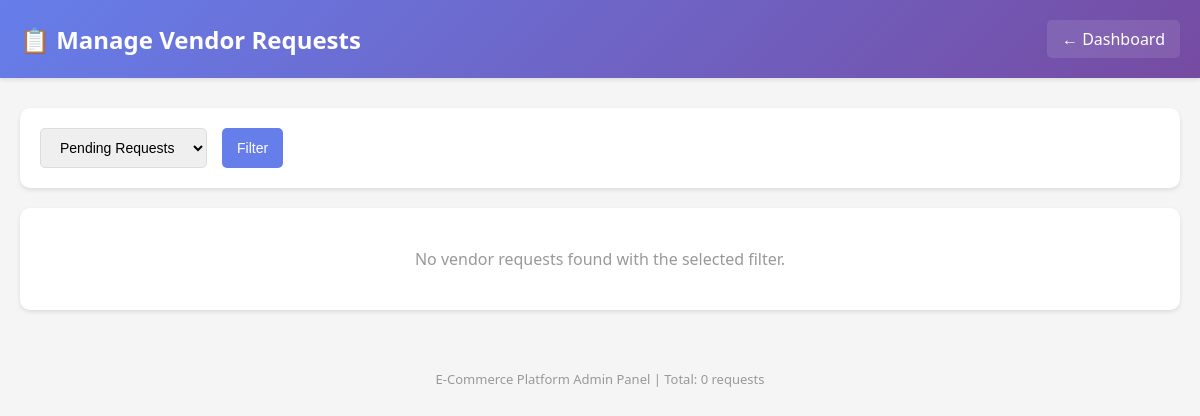
The page /superAdmin/vendor-requests/ (signed in) on the database as committed earlier.
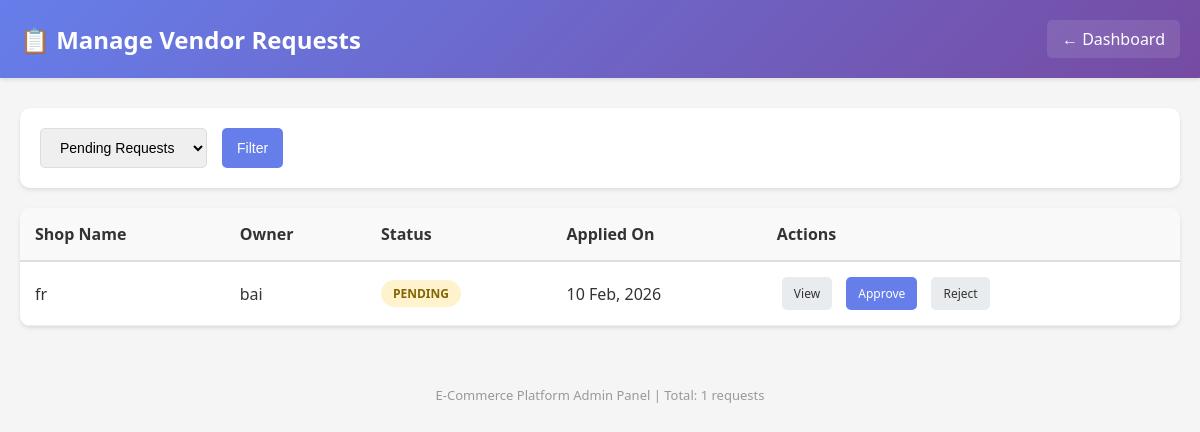
The same page on the database as committed later.
### vendor/models.py (models this page shows, shortened)
class VendorProfile(models.Model):
    BUSINESS_CHOICES = [
        ('retail', 'Retail'),
        ('wholesale', 'Wholesale'),
        ('manufacturer', 'Manufacturer'),
        ('service', 'Service'),
    ]
    ID_PROOF_CHOICES = [
        ('gst', 'GST'),
        ('pan', 'PAN'),
    ]
    APPROVAL_STATUS_CHOICES = [
        ('pending', 'Pending'),
        ('approved', 'Approved'),
        ('rejected', 'Rejected'),
    ]
    user = models.OneToOneField(settings.AUTH_USER_MODEL, on_delete=models.CASCADE, related_name='vendor_profile')
    shop_name = models.CharField(max_length=100)
    shop_description = models.TextField()
    address = models.TextField()
    business_type = models.CharField(max_length=20, choices=BUSINESS_CHOICES)
    id_type = models.CharField(max_length=10, choices=ID_PROOF_CHOICES, blank=True, null=True)
    id_number = models.CharField(max_length=50, blank=True, null=True)
    id_proof_file = models.FileField(upload_to='vendor_docs/', blank=True, null=True)
    gst_number = models.CharField(max_length=15, blank=True, null=True)
    pan_number = models.CharField(max_length=10, blank=True, null=True)
    pan_name = models.CharField(max_length=100, blank=True, null=True)
    pan_card_file = models.FileField(upload_to='pan_cards/', blank=True, null=True)
    approval_status = models.CharField(max_length=20, choices=APPROVAL_STATUS_CHOICES, default='pending')
    rejection_reason = models.TextField(blank=True, null=True)
    created_at = models.DateTimeField(default=timezone.now)
    updated_at = models.DateTimeField(auto_now=True)
    is_blocked = models.BooleanField(default=False)
    blocked_reason = models.TextField(blank=True, null=True)
    bank_holder_name = models.CharField(max_length=100, blank=True, null=True)
    bank_account_number = models.CharField(max_length=20, blank=True, null=True)
    bank_ifsc_code = models.CharField(max_length=11, blank=True, null=True)
    shipping_fee = models.DecimalField(max_digits=10, decimal_places=2, default=0.00)
    class Meta:
        ordering = ['-created_at']

### user/models.py (models this page shows, shortened)
class AuthUser(AbstractUser):
    email = models.EmailField(unique=True)
    username = models.CharField(max_length=150, unique=False)
    USERNAME_FIELD = 'email'
    REQUIRED_FIELDS = ['username']
    ROLE_CHOICES = [
        ('customer', 'Customer'),
        ('vendor', 'Vendor'),
    ]
    role = models.CharField(max_length=20, choices=ROLE_CHOICES, default='customer')

### superAdmin/views.py (the view)
    def wrapper(request, *args, **kwargs):
        if not request.user.is_authenticated:
            return redirect('admin_login')
        if not is_mainapp_admin(request.user):
            return redirect('admin_login')
        return view_func(request, *args, **kwargs)

### superAdmin/views.py (called while the page is built)
def is_mainapp_admin(user):
    return True

def admin_required(view_func):
    def wrapper(request, *args, **kwargs):
        if not request.user.is_authenticated:
            return redirect('admin_login')
        if not is_mainapp_admin(request.user):
            return redirect('admin_login')
        return view_func(request, *args, **kwargs)
    return wrapper

@admin_required
def manage_vendor_requests(request):
    status_filter = request.GET.get('status', 'pending')
    if status_filter == 'all':
        vendors = VendorProfile.objects.all().order_by('-created_at')
    else:
        vendors = VendorProfile.objects.filter(approval_status=status_filter).order_by('-created_at')
    context = {
        'vendors': vendors,
        'current_status': status_filter,
        'total': vendors.count()
    }
    return render(request, 'mainApp/manage_vendor_requests.html', context)

### superAdmin/templates/mainApp/manage_vendor_requests.html (shortened to what this page needs)
<!DOCTYPE html>
<html lang="en">
<head>
</head>
<body>
    <div class="header">
        <h1>📋 Manage Vendor Requests</h1>
        <a href="{% url 'admin_dashboard' %}">← Dashboard</a>
    </div>
    <div class="container">
        <div class="filter-section">
            <form method="GET">
                <select name="status" onchange="this.form.submit()">
                    <option value="pending" {% if current_status == 'pending' %}selected{% endif %}>Pending Requests</option>
                </select>
                <button type="submit">Filter</button>
            </form>
        </div>
        {% if vendors %}
        <div class="table-container">
            <table>
                <thead>
                    <tr>
                        <th>Shop Name</th>
                        <th>Owner</th>
                        <th>Status</th>
                        <th>Applied On</th>
                        <th>Actions</th>
                    </tr>
                </thead>
                <tbody>
                    {% for vendor in vendors %}
                    <tr>
                        <td>{{ vendor.shop_name }}</td>
                        <td>{{ vendor.user.username }}</td>
                        <td>
                            <span class="status-badge status-{{ vendor.approval_status }}">
                                {{ vendor.get_approval_status_display|upper }}
                            </span>
                        </td>
                        <td>{{ vendor.created_at|date:"d M, Y" }}</td>
                        <td>
                            <a href="{% url 'vendor_request_detail' vendor.id %}" class="action-btn secondary">View</a>
                            {% if vendor.approval_status == 'pending' %}
                            <a href="{% url 'approve_vendor' vendor.id %}" class="action-btn primary">Approve</a>
                            <a href="{% url 'reject_vendor' vendor.id %}" class="action-btn secondary">Reject</a>
                            {% endif %}
                        </td>
                    </tr>
                    {% endfor %}
                </tbody>
            </table>
        </div>
        {% else %}
        <div class="table-container">
            <div class="empty-message">
                <p>No vendor requests found with the selected filter.</p>
            </div>
        </div>
        {% endif %}
    </div>
    <div class="footer">
        <p>E-Commerce Platform Admin Panel | Total: {{ total }} requests</p>
    </div>
</body>
</html>

Rows that differ between the two databases and show on the page:
added VendorProfile: shop_name "fr", user.username "bai", approval_status "PENDING", created_at "10 Feb, 2026", shows "Approve"
Other text that changed with them:
{{ total }}: "0" → "1"
text no longer shown: "No vendor requests found with the selected filter."
text now shown: "Shop Name Owner Status Applied On Actions"
